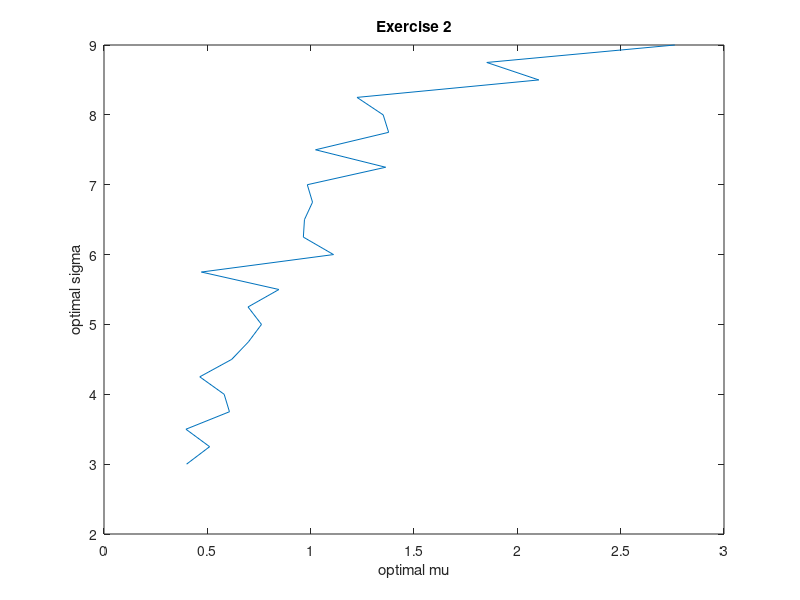

Write MATLAB code to recreate this figure.



r = 3.00;
n_of_rs = 25;
rs = linspace(3.00, 9.00, n_of_rs);
optimal_sigmas = zeros(n_of_rs, 1);
optimal_mus = zeros(n_of_rs, 1);
n=8;
lb = zeros(n, 1);
seed = 1337;
rng(1337);

for r_index=1:n_of_rs
    % Generate new data
    
    
    f_vector = zeros(n, 1);
    e_vector = ones(n, 1);
    Corr=zeros(n,n);
    for i=1:n
        for j=1:n
            Corr(i,j)=(-1)^abs(i-j)/(abs(i-j)+1);
        end
    end
    sigma=zeros(n,1);
    mu=zeros(n,1);
    sigma(1)=2;
    mu(1)=3;
    for i=1:n-1
        sigma(i+1)=sigma(i)+2*rand;
        mu(i+1)=mu(i)+1;
    end
    D=diag(sigma);
    C2=D*Corr*D;
    C=0.5*(C2+C2');
    % Find optimal values with quadprog
	Aeq = [mu]';
    A = [e_vector]';
    beq = [rs(r_index)];
    b = [1];
    [x,fval,exitflag,output,lambda] = quadprog(C,f_vector,A,b,Aeq,beq,lb);
    optimal_sigmas(r_index) = sqrt(fval);
    optimal_mus(r_index) = mu' * x;

end

optimal_sigmas
optimal_mus
plot(optimal_sigmas, optimal_mus)
xlabel('optimal mu')
ylabel('optimal sigma')
title('Exercise 2')
